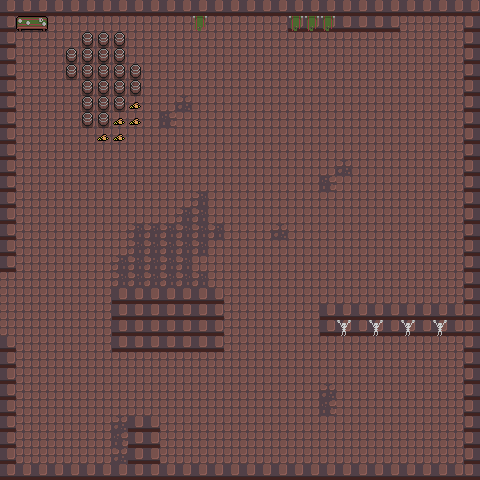

This game map was drawn from its Tiled (.tmx) file and the tilesets committed beside it. A one-line description and the full map source follow:
An orthogonal 30x30 tile map with 16x16 px tiles, 2 tile layers (Layer 1, Layer 2).

<map version="1.4" tiledversion="1.4.1" orientation="orthogonal" renderorder="right-down" compressionlevel="0" width="30" height="30" tilewidth="16" tileheight="16" infinite="0" nextlayerid="3" nextobjectid="1">
 <tileset firstgid="1" source="tile.tsx" />
 <layer id="1" name="Layer 1" width="30" height="30">
  <data encoding="csv">
19,19,19,19,19,19,19,19,19,19,19,19,19,19,19,19,19,19,19,19,19,19,19,19,19,19,19,19,19,19,
19,12,12,12,12,12,12,12,12,12,12,12,12,12,12,12,12,12,19,19,19,19,19,19,19,12,12,12,12,20,
19,12,12,12,12,12,12,12,12,12,12,12,12,12,12,12,12,12,12,12,12,12,12,12,12,12,12,12,12,20,
19,12,12,12,12,12,12,12,12,12,12,12,12,12,12,12,12,12,12,12,12,12,12,12,12,12,12,12,12,20,
19,12,12,12,12,12,12,12,12,12,12,12,12,12,12,12,12,12,12,12,12,12,12,12,12,12,12,12,12,20,
19,12,12,12,12,12,12,12,12,12,12,12,12,12,12,12,12,12,12,12,12,12,12,12,12,12,12,12,12,20,
19,12,12,12,12,12,12,12,12,12,12,23,12,12,12,12,12,12,12,12,12,12,12,12,12,12,12,12,12,20,
19,12,12,12,12,12,12,12,12,12,31,12,12,12,12,12,12,12,12,12,12,12,12,12,12,12,12,12,12,20,
19,12,12,12,12,12,12,12,12,12,12,12,12,12,12,12,12,12,12,12,12,12,12,12,12,12,12,12,12,20,
19,12,12,12,12,12,12,12,12,12,12,12,12,12,12,12,12,12,12,12,12,12,12,12,12,12,12,12,12,20,
19,12,12,12,12,12,12,12,12,12,12,12,12,12,12,12,12,12,12,12,12,23,12,12,12,12,12,12,12,20,
19,12,12,12,12,12,12,12,12,12,12,12,12,12,12,12,12,12,12,12,31,12,12,12,12,12,12,12,12,20,
19,12,12,12,12,12,12,12,12,12,12,12,30,12,12,12,12,12,12,12,12,12,12,12,12,12,12,12,12,20,
19,12,12,12,12,12,12,12,12,12,12,30,30,12,12,12,12,12,12,12,12,12,12,12,12,12,12,12,12,20,
19,12,12,12,12,12,12,12,30,30,30,30,30,30,12,12,12,23,12,12,12,12,12,12,12,12,12,12,12,20,
19,12,12,12,12,12,12,12,30,30,30,30,30,12,12,12,12,12,12,12,12,12,12,12,12,12,12,12,12,20,
19,12,12,12,12,12,12,30,30,30,30,30,12,12,12,12,12,12,12,12,12,12,12,12,12,12,12,12,12,20,
12,12,12,12,12,12,12,30,30,30,30,30,30,12,12,12,12,12,12,12,12,12,12,12,12,12,12,12,12,20,
12,12,12,12,12,12,12,19,19,19,19,19,19,19,12,12,12,12,12,12,12,12,12,12,12,12,12,12,12,20,
12,12,12,12,12,12,12,19,19,19,19,19,19,19,12,12,12,12,12,12,19,19,19,19,19,19,19,19,19,20,
12,12,12,12,12,12,12,19,19,19,19,19,19,19,12,12,12,12,12,12,19,19,19,19,19,19,19,19,19,20,
19,12,12,12,12,12,12,19,19,19,19,19,19,19,12,12,12,12,12,12,12,12,12,12,12,12,12,12,12,20,
19,12,12,12,12,12,12,12,12,12,12,12,12,12,12,12,12,12,12,12,12,12,12,12,12,12,12,12,12,20,
19,12,12,12,12,12,12,12,12,12,12,12,12,12,12,12,12,12,12,12,12,12,12,12,12,12,12,12,12,20,
19,12,12,12,12,12,12,12,12,12,12,12,12,12,12,12,12,12,12,12,23,12,12,12,12,12,12,12,12,20,
19,12,12,12,12,12,12,12,12,12,12,12,12,12,12,12,12,12,12,12,31,12,12,12,12,12,12,12,12,20,
19,12,12,12,12,12,12,23,19,19,12,12,12,12,12,12,12,12,12,12,12,12,12,12,12,12,12,12,12,20,
19,12,12,12,12,12,12,31,19,19,12,12,12,12,12,12,12,12,12,12,12,12,12,12,12,12,12,12,12,20,
19,12,12,12,12,12,12,23,19,19,12,12,12,12,12,12,12,12,12,12,12,12,12,12,12,12,12,12,12,20,
19,19,19,19,19,19,19,19,19,19,19,19,19,19,19,19,19,19,19,19,19,19,19,19,19,19,19,19,19,20
</data>
 </layer>
 <layer id="2" name="Layer 2" width="30" height="30">
  <data encoding="csv">
0,0,0,0,0,0,0,0,0,0,0,0,0,0,0,0,0,0,0,0,0,0,0,0,0,0,0,0,0,0,
0,10,11,0,0,0,0,0,0,0,0,0,4,0,0,0,0,0,4,4,4,0,0,0,0,0,0,0,0,0,
0,0,0,0,0,2,2,2,0,0,0,0,0,0,0,0,0,0,0,0,0,0,0,0,0,0,0,0,0,0,
0,0,0,0,2,2,2,2,0,0,0,0,0,0,0,0,0,0,0,0,0,0,0,0,0,0,0,0,0,0,
0,0,0,0,2,2,2,2,2,0,0,0,0,0,0,0,0,0,0,0,0,0,0,0,0,0,0,0,0,0,
0,0,0,0,0,2,2,2,2,0,0,0,0,0,0,0,0,0,0,0,0,0,0,0,0,0,0,0,0,0,
0,0,0,0,0,2,2,2,1,0,0,0,0,0,0,0,0,0,0,0,0,0,0,0,0,0,0,0,0,0,
0,0,0,0,0,2,2,1,1,0,0,0,0,0,0,0,0,0,0,0,0,0,0,0,0,0,0,0,0,0,
0,0,0,0,0,0,1,1,0,0,0,0,0,0,0,0,0,0,0,0,0,0,0,0,0,0,0,0,0,0,
0,0,0,0,0,0,0,0,0,0,0,0,0,0,0,0,0,0,0,0,0,0,0,0,0,0,0,0,0,0,
0,0,0,0,0,0,0,0,0,0,0,0,0,0,0,0,0,0,0,0,0,0,0,0,0,0,0,0,0,0,
0,0,0,0,0,0,0,0,0,0,0,0,0,0,0,0,0,0,0,0,0,0,0,0,0,0,0,0,0,0,
0,0,0,0,0,0,0,0,0,0,0,0,0,0,0,0,0,0,0,0,0,0,0,0,0,0,0,0,0,0,
0,0,0,0,0,0,0,0,0,0,0,0,0,0,0,0,0,0,0,0,0,0,0,0,0,0,0,0,0,0,
0,0,0,0,0,0,0,0,0,0,0,0,0,0,0,0,0,0,0,0,0,0,0,0,0,0,0,0,0,0,
0,0,0,0,0,0,0,0,0,0,0,0,0,0,0,0,0,0,0,0,0,0,0,0,0,0,0,0,0,0,
0,0,0,0,0,0,0,0,0,0,0,0,0,0,0,0,0,0,0,0,0,0,0,0,0,0,0,0,0,0,
0,0,0,0,0,0,0,0,0,0,0,0,0,0,0,0,0,0,0,0,0,0,0,0,0,0,0,0,0,0,
0,0,0,0,0,0,0,0,0,0,0,0,0,0,0,0,0,0,0,0,0,0,0,0,0,0,0,0,0,0,
0,0,0,0,0,0,0,0,0,0,0,0,0,0,0,0,0,0,0,0,0,0,0,0,0,0,0,0,0,0,
0,0,0,0,0,0,0,0,0,0,0,0,0,0,0,0,0,0,0,0,0,14,0,14,0,14,0,14,0,0,
0,0,0,0,0,0,0,0,0,0,0,0,0,0,0,0,0,0,0,0,0,0,0,0,0,0,0,0,0,0,
0,0,0,0,0,0,0,0,0,0,0,0,0,0,0,0,0,0,0,0,0,0,0,0,0,0,0,0,0,0,
0,0,0,0,0,0,0,0,0,0,0,0,0,0,0,0,0,0,0,0,0,0,0,0,0,0,0,0,0,0,
0,0,0,0,0,0,0,0,0,0,0,0,0,0,0,0,0,0,0,0,0,0,0,0,0,0,0,0,0,0,
0,0,0,0,0,0,0,0,0,0,0,0,0,0,0,0,0,0,0,0,0,0,0,0,0,0,0,0,0,0,
0,0,0,0,0,0,0,0,0,0,0,0,0,0,0,0,0,0,0,0,0,0,0,0,0,0,0,0,0,0,
0,0,0,0,0,0,0,0,0,0,0,0,0,0,0,0,0,0,0,0,0,0,0,0,0,0,0,0,0,0,
0,0,0,0,0,0,0,0,0,0,0,0,0,0,0,0,0,0,0,0,0,0,0,0,0,0,0,0,0,0,
0,0,0,0,0,0,0,0,0,0,0,0,0,0,0,0,0,0,0,0,0,0,0,0,0,0,0,0,0,0
</data>
 </layer>
</map>
